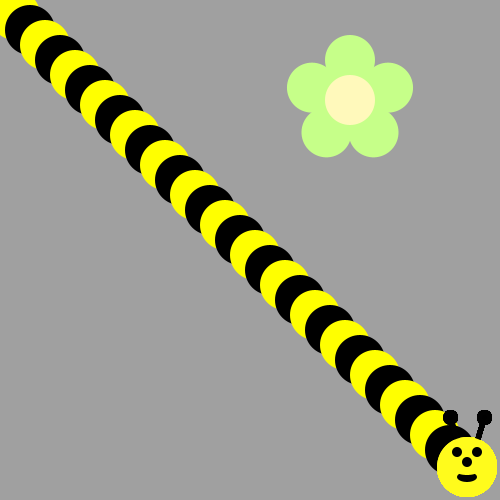
Frame 1 (no input)
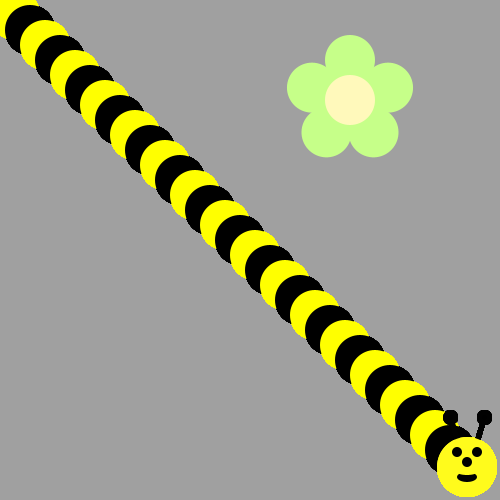
Frame 60 (the mouse pressed at the canvas centre just before this capture)
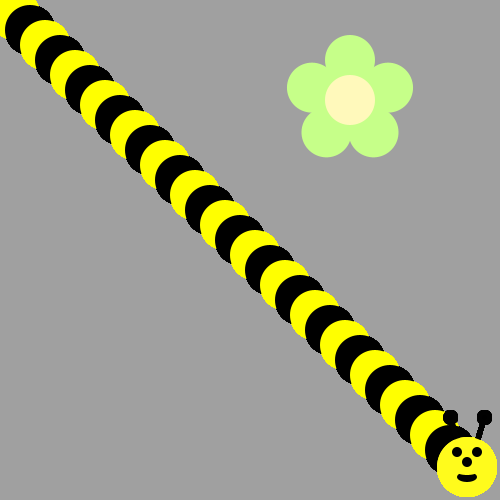
Frame 120 (the mouse held since frame 60 and released just before this capture)

The Processing sketch that drew these frames (run headless with seeded random() and noise(); from frame 60 on, the mouse is pressed at the canvas centre):

// Processing sketch: bumblebee
// ── bumblebee.pde
void draw(){
 for(int i=0;i<470;i+=15){
  if(i%2==0){
  fill(0,0,0);
  }
  else{
   fill(255,255,0); 
  } 
   ellipse(i,i,50,50);
   drawBeeFace(467,467);
  }
  }
 
  
  




void drawFlower(int x, int y) {
     noStroke();
     translate(x, y);
     // draw 5 petals, rotating after each one<
     fill(#c6ff89);      // green
      for (int i = 0; i < 5; i++) {
           ellipse(0, -40, 50, 50);
          rotate(radians(72));
     }
     fill(#fff9bb); // light yellow
     ellipse(0, 0, 50, 50);
} 
void drawBeeFace(int BeeFaceX, int BeeFaceY) {
     noStroke();
     fill(0, 0, 0);
     stroke(1);
     strokeWeight(5);
     line(BeeFaceX-10, BeeFaceY-27, BeeFaceX-17, BeeFaceY-50);
     line(BeeFaceX+10, BeeFaceY-27, BeeFaceX+17, BeeFaceY-50);
     ellipse(BeeFaceX-17, BeeFaceY-50, 10, 10);
     ellipse(BeeFaceX+17, BeeFaceY-50, 10, 10);
     noStroke();
     fill(255, 251, 28);
     ellipse(BeeFaceX, BeeFaceY, 60, 60); // face
     fill(255, 237, 209);
     fill(0,0,0);
      ellipse(BeeFaceX-10, BeeFaceY-15, 10, 10); // eyes
     ellipse(BeeFaceX+10, BeeFaceY-15, 10, 10);
      ellipse(BeeFaceX, BeeFaceY-5, 10, 10); // nose
      ellipse(BeeFaceX, BeeFaceY+10, 20, 10);// mouth
     fill(255, 251, 28);
     ellipse(BeeFaceX, BeeFaceY+5, 20, 6);
}

void setup() {
     ellipseMode(CENTER);
     size(500, 500);
     background(160, 160, 160);
      drawFlower(350, 100);
}
